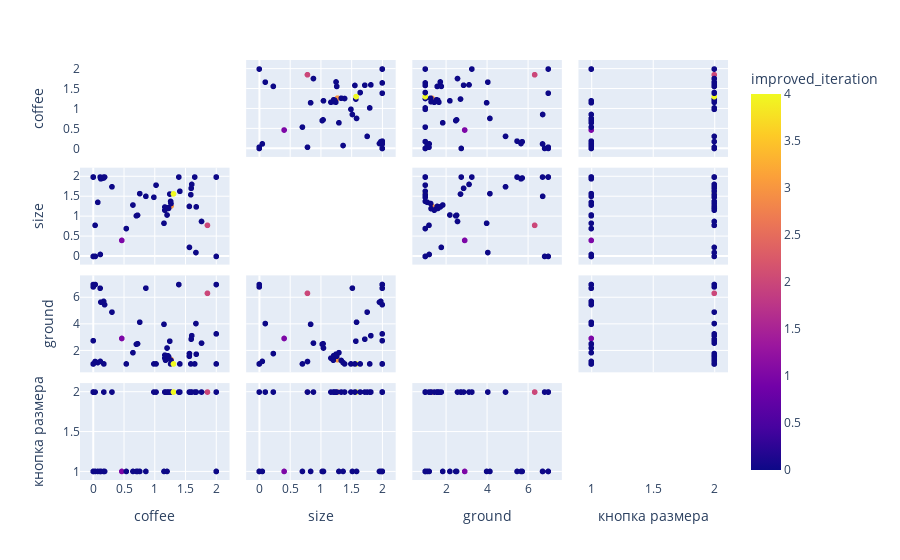

Here is the notebook cell this chart was saved with:
### Code cell
import plotly.express as px

fig = px.scatter_matrix(
    steps_df,
    dimensions=steps_df.columns[:-1],
    color="improved_iteration"
)
fig.update_traces(diagonal_visible=False)
fig.show()

### Figure 1 — Plotly figure (JSON) as saved in the notebook; plotly's stock layout.template omitted (floating-point values rounded to 4 significant figures)
{"data": [{"diagonal": {"visible": false}, "dimensions": [{"axis": {"matches": true}, "label": "coffee", "values": [0.4639, 0.7011, 1.857, 1.67, 1.564, 0.8555, 1.266, 1.15, 0.1688, 0.3043, 1.264, 1.258, 1.2, 1.225, 1.214, 1.165, 1.211, 1.175, 0.1845, 1.186, 0.1234, 1.164, 1.213, 0.7197, 2.0, 0.0, 2.0, 0.0, 0.0, 0.172, 0.02989, 0.0, 0.7562, 0.1123, 0.0, 2.0, 0.03181, 1.244, 1.305, 1.675, 1.761, 1.562, 1.602, 0.07334, 1.391, 0.6455, 1.592, 1.587, 1.65, 1.021, 1.408, 0.9858, 0.5369, 0.1149]}, {"axis": {"matches": true}, "label": "size", "values": [0.4042, 1.023, 0.7836, 0.09786, 0.2285, 1.514, 1.272, 0.8352, 1.976, 1.755, 1.333, 1.388, 1.044, 1.21, 1.227, 1.245, 1.211, 1.204, 2.0, 1.21, 1.955, 1.165, 1.214, 1.038, 2.0, 0.0, 2.0, 0.0, 2.0, 2.0, 0.7843, 2.0, 1.582, 2.0, 2.0, 0.0, 0.0, 1.571, 1.575, 1.249, 0.8808, 1.26, 1.815, 1.363, 2.0, 1.295, 1.717, 1.555, 2.0, 1.796, 1.642, 1.491, 0.7016, 0.04978]}, {"axis": {"matches": true}, "label": "ground", "values": [2.924, 2.489, 6.338, 4.052, 1.781, 6.727, 1.324, 3.994, 5.729, 4.916, 1.261, 1.004, 2.201, 1.554, 1.612, 1.665, 1.612, 1.283, 5.479, 1.62, 5.671, 1.44, 1.592, 2.527, 7.0, 6.823, 3.273, 1.0, 7.0, 1.0, 1.182, 2.756, 4.153, 6.722, 1.0, 1.0, 7.0, 2.72, 1.0, 1.735, 2.574, 1.582, 3.135, 1.101, 7.0, 1.852, 2.87, 1.0, 1.0, 1.0, 1.0, 1.0, 1.0, 1.191]}, {"axis": {"matches": true}, "label": "кнопка размера", "values": [1, 1, 2, 2, 2, 1, 2, 1, 1, 2, 2, 2, 1, 2, 2, 2, 2, 2, 1, 2, 1, 2, 2, 1, 1, 2, 2, 1, 2, 2, 2, 2, 1, 1, 1, 1, 1, 2, 2, 2, 2, 2, 2, 1, 2, 1, 2, 2, 2, 2, 2, 2, 1, 1]}], "hovertemplate": "%{xaxis.title.text}=%{x}<br>%{yaxis.title.text}=%{y}<br>improved_iteration=%{marker.color}<extra></extra>", "legendgroup": "", "marker": {"color": [1, 0, 2, 0, 0, 0, 3, 0, 0, 0, 0, 0, 0, 0, 0, 0, 0, 0, 0, 0, 0, 0, 0, 0, 0, 0, 0, 0, 0, 0, 0, 0, 0, 0, 0, 0, 0, 0, 4, 0, 0, 0, 0, 0, 0, 0, 0, 0, 0, 0, 0, 0, 0, 0], "coloraxis": "coloraxis", "symbol": "circle"}, "name": "", "showlegend": false, "type": "splom"}], "layout": {"coloraxis": {"colorbar": {"title": {"text": "improved_iteration"}}, "colorscale": [[0.0, "#0d0887"], [0.1111, "#46039f"], [0.2222, "#7201a8"], [0.3333, "#9c179e"], [0.4444, "#bd3786"], [0.5556, "#d8576b"], [0.6667, "#ed7953"], [0.7778, "#fb9f3a"], [0.8889, "#fdca26"], [1.0, "#f0f921"]]}, "dragmode": "select", "legend": {"tracegroupgap": 0}, "margin": {"t": 60}}}
